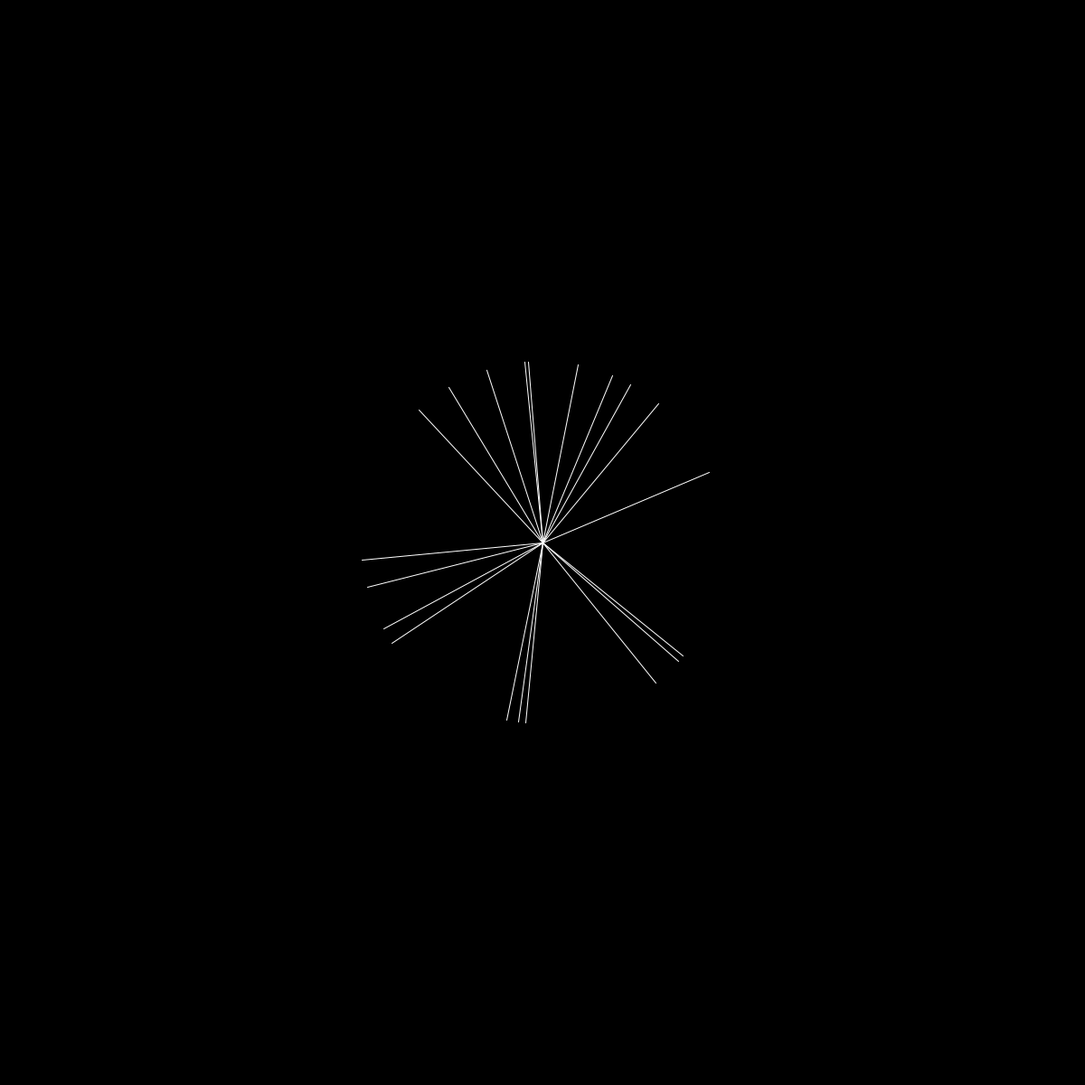
Frame 1 (no input)
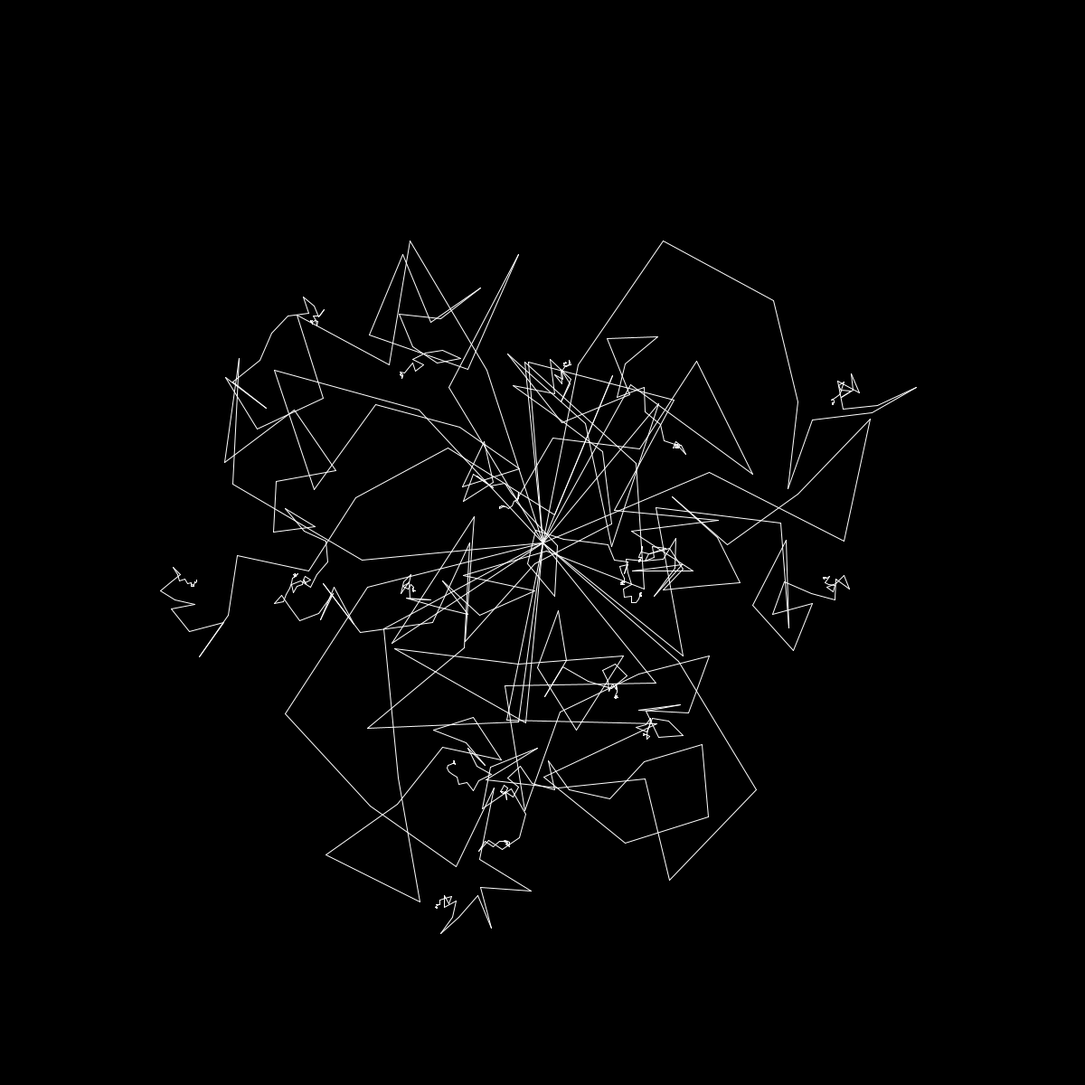
Frame 60 (the mouse pressed at the canvas centre just before this capture)
Frame 120 (the mouse held since frame 60 and released just before this capture): identical to frame 60, image omitted

The Processing sketch that drew these frames (run headless with seeded random() and noise(); from frame 60 on, the mouse is pressed at the canvas centre):

// Processing sketch: line_split
// ── line_split.pde
class line
{
float x;
float y;
float z;
float sx;
float sy;
float px = 0;
float py = 0;
float l = 200;
int k = 100;
int f = 0;



void angle()
{

  
  if (k>1)
  {
  z = z + random(0,45); 
  sx = (l*cos(z))+px;
  sy = (l*sin(z))+py;
  line(sx,sy,px,py);
  px=sx;
  py=sy; 
  l=l/1.2;
  k--;
  }
}


}

// ── people.pde
line a[] = new line[20];
void setup()
{
 background(0);
  for (int i=0;i<20;i++)
  {
   a[i] = new line(); 
    
    
  }
  
  stroke(255);
  
  
}



void settings(){
  size (1200,1200);

  
}


void draw()
{
  translate(width/2,height/2);
  for (int j =0;j<20;j++)
  {
  a[j].angle();
  }
  
  
  
}
